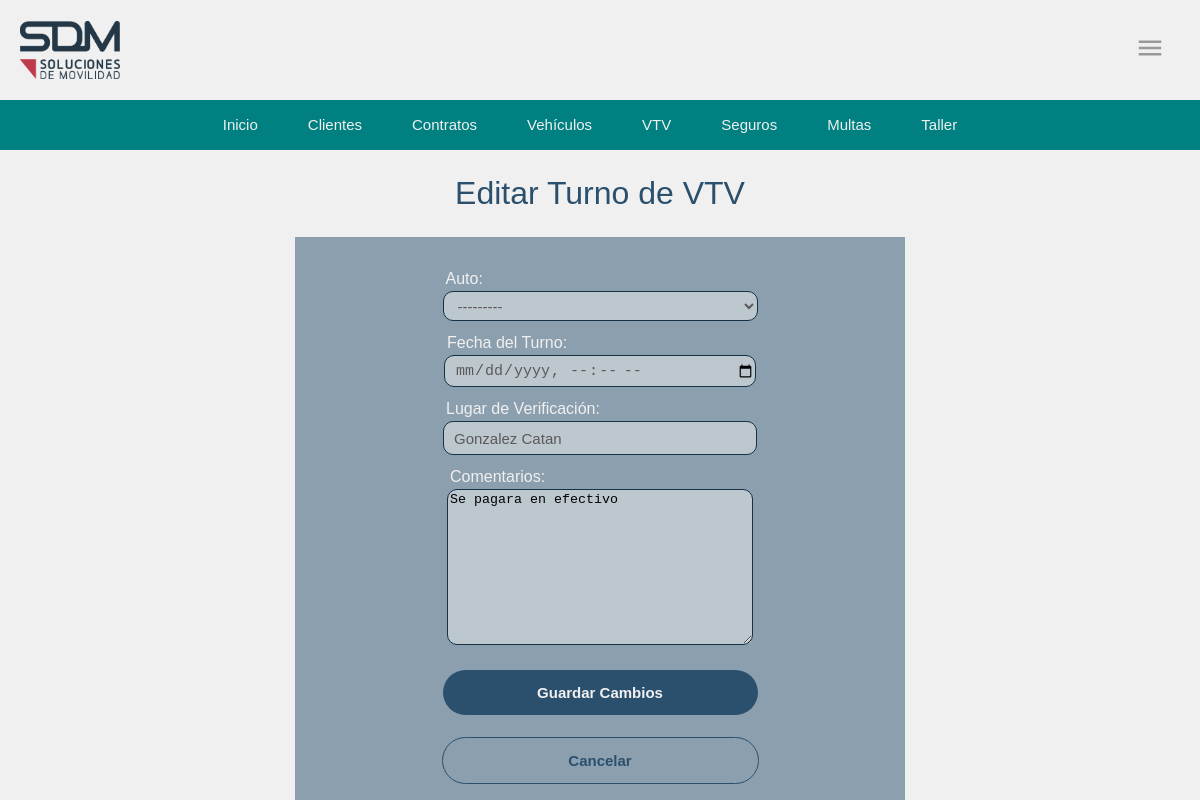
/operacion/editar_turno/1/ (signed in), run on the app's committed database.
### operacion/models.py (models this page shows)
class Turno_VTV(models.Model):
    auto = models.ForeignKey(Automovil, on_delete=models.CASCADE, related_name="turnos")
    fecha_turno = models.DateTimeField(verbose_name="Fecha del Turno")
    lugar_verificacion = models.CharField(max_length=255, verbose_name="Lugar de Verificación")
    comentarios = models.TextField(blank=True, null=True)
    estado = models.CharField(max_length=50,
        choices=[
            ('pendiente', 'Pendiente'),
            ('completado', 'Completado'),
            ('cancelado', 'Cancelado')
        ],
        default='pendiente')

### operacion/views.py (the view)
# urls.py: path('editar_turno/<int:pk>/', editar_turno_vtv, name='editar_turno'),
@login_required
def editar_turno_vtv(request, pk):
    turno = get_object_or_404(Turno_VTV, pk=pk)
    if request.method == 'POST':
        form = TurnoVTVForm(request.POST, instance=turno)
        if form.is_valid():
            form.save()
            return redirect('listado_turno_vtv')  # Redirige a la lista de turnos después de editar uno
    else:
        form = TurnoVTVForm(instance=turno)
    return render(request, 'vtv/editar_turno.html', {'form': form, 'turno': turno})

### operacion/forms.py
class TurnoVTVForm(forms.ModelForm):
    class Meta:
        model = Turno_VTV
        fields = ['auto', 'fecha_turno', 'lugar_verificacion', 'comentarios']
        widgets = {
            'fecha_turno': forms.DateTimeInput(attrs={'type': 'datetime-local'}),
        }
    def __init__(self, *args, **kwargs):
        super().__init__(*args, **kwargs)
        self.fields['auto'].queryset = Automovil.objects.filter(visibilidad=True)

### operacion/models.py (called while the page is built)
    def __str__(self):
        return f"{self.nombre} - {self.marca.nombre}"

    def __str__(self):
        return f"{self.marca} ({self.patente})"

### operacion/templates/vtv/editar_turno.html (shortened to what this page needs)
{% load static %}
<!DOCTYPE html>
<html lang="es">
<head>
    <link rel="stylesheet" type="text/css" href="{% static './style_form.css' %}">
</head>
<body class="app">
    <div class="head">
        {% include 'cabecera.html' %}
        {% include 'bnav.html' %}
    </div>
    <h1>Editar Turno de VTV</h1>
    <form method="post">
        {{ form.as_p }}
        <button type="submit">Guardar Cambios</button>
        <a href="{% url 'listado_turno_vtv' %}">Cancelar</a>
    </form>
</body>
</html>

### operacion/static/style_form.css (style rules this page uses)
body { margin: 0; padding: 0; }
:root { --background: rgb(240,240,240); --foreground: rgb(42, 80, 110); }
.app { display: flex; flex-direction: column; justify-content: center; align-items: center; background-color: var(--background); }
.head { position: sticky; top: 0; z-index: 99; }
h1 { color:var(--foreground); font-family: Verdana, Geneva, Tahoma, sans-serif; font-weight: lighter; margin: 25px; }
form button { margin: 20px; width: 315px; height: 45px; background-color: rgb(42, 80, 110); border-radius: 50px; border: 0px; color: rgb(240,240,240); font-size: 15px; font-family: Verdana, Geneva, Tahoma, sans-serif; font-weight: bold; }
form a { margin: 2px; width: 315px; height: 45px; border-radius: 50px; border: solid 1px rgb(42, 80, 110); color: rgb(42, 80, 110); font-size: 15px; font-family: Verdana, Geneva, Tahoma, sans-serif; font-weight: bold; text-decoration: none; text-align: center; align-content: center; }

### operacion/static/style_cabecera.css (style rules this page uses)
body { margin: 0; padding: 0; }

### operacion/static/style_bnav.css (style rules this page uses)
body { margin: 0; padding: 0; }

### data on the page
Turno_VTV: auto "---------", lugar_verificacion "Gonzalez Catan", comentarios "Se pagara en efectivo"
